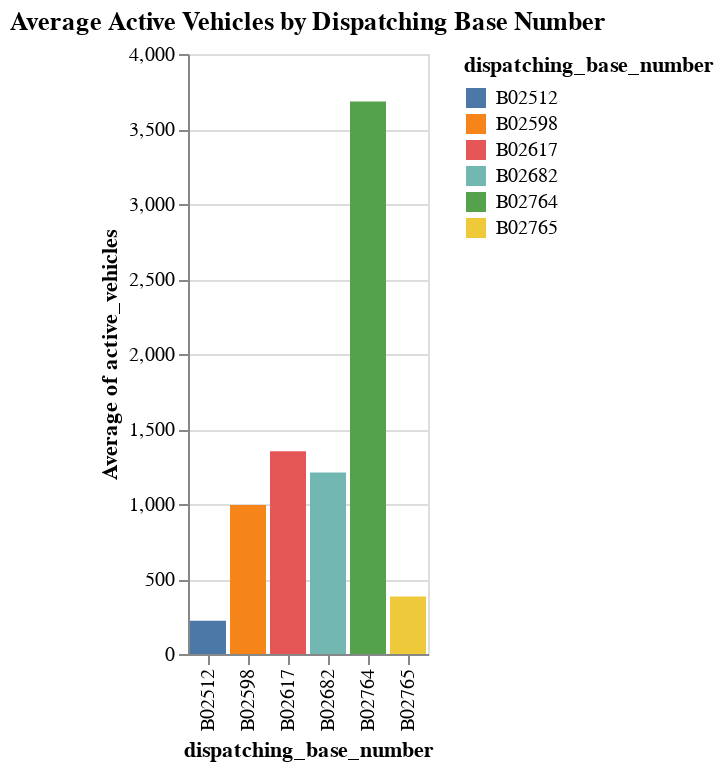

Source (notebook cell):
### Code cell
#6. Bar Chart of Average Active Vehicles by Dispatching Base Number
bar_vehicles_by_base = alt.Chart(data).mark_bar().encode(
    x='dispatching_base_number:N',
    y='average(active_vehicles):Q',
    color='dispatching_base_number:N',
    tooltip=['dispatching_base_number', 'average(active_vehicles)']
).properties(
    title='Average Active Vehicles by Dispatching Base Number'
)
bar_vehicles_by_base

### Figure 1 — Vega-Lite specification as saved in the notebook (floating-point values rounded to 4 significant figures; data arrays with more than 128 entries replaced by an {"elided": "..."} marker saying what was removed)
{"config": {"view": {"continuousWidth": 300, "continuousHeight": 300}}, "data": {"name": "data-d1b40201a282773a8bf9345ea39531da"}, "mark": {"type": "bar"}, "encoding": {"color": {"field": "dispatching_base_number", "type": "nominal"}, "tooltip": [{"field": "dispatching_base_number", "type": "nominal"}, {"aggregate": "average", "field": "active_vehicles", "type": "quantitative"}], "x": {"field": "dispatching_base_number", "type": "nominal"}, "y": {"aggregate": "average", "field": "active_vehicles", "type": "quantitative"}}, "title": "Average Active Vehicles by Dispatching Base Number", "$schema": "https://vega.github.io/schema/vega-lite/v5.17.0.json", "datasets": {"data-d1b40201a282773a8bf9345ea39531da": {"elided": "354 records"}}}
